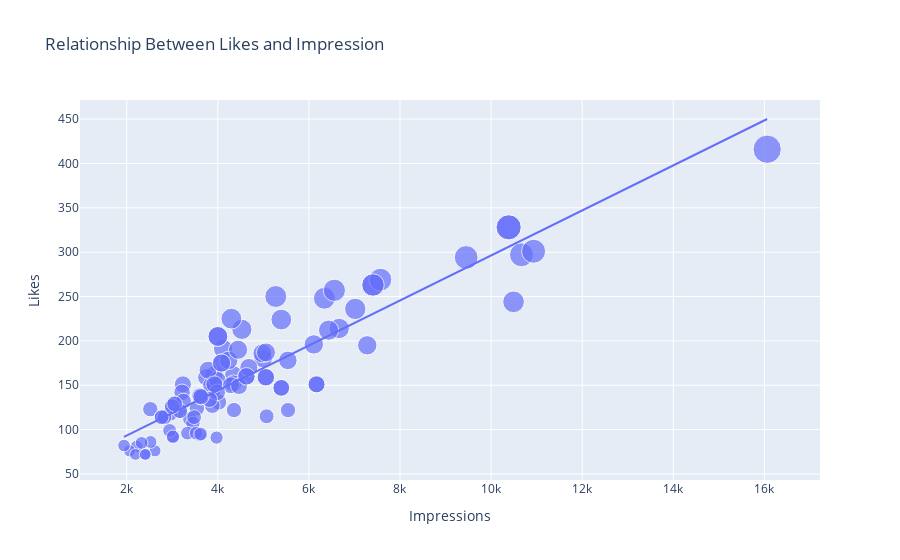

Notebook source saved alongside this figure:
### Code cell
figure = px.scatter(data_frame=data, x='Impressions', y='Likes', size='Likes', trendline='ols', title='Relationship Between Likes and Impression')
figure.show()
